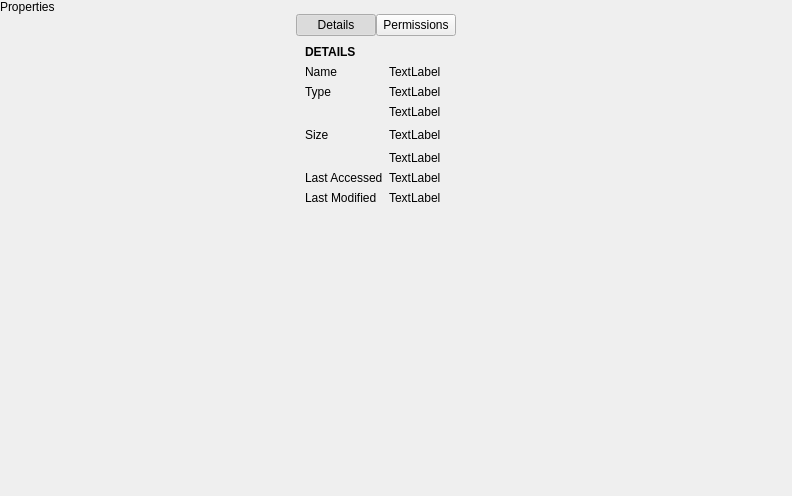
<?xml version="1.0" encoding="UTF-8"?>
<ui version="4.0">
 <class>ItemPropertiesPopover</class>
 <widget class="QWidget" name="ItemPropertiesPopover">
  <property name="geometry">
   <rect>
    <x>0</x>
    <y>0</y>
    <width>792</width>
    <height>496</height>
   </rect>
  </property>
  <property name="windowTitle">
   <string>Form</string>
  </property>
  <layout class="QVBoxLayout" name="verticalLayout">
   <property name="spacing">
    <number>0</number>
   </property>
   <property name="leftMargin">
    <number>0</number>
   </property>
   <property name="topMargin">
    <number>0</number>
   </property>
   <property name="rightMargin">
    <number>0</number>
   </property>
   <property name="bottomMargin">
    <number>0</number>
   </property>
   <item>
    <widget class="tTitleLabel" name="titleLabel">
     <property name="text">
      <string>Properties</string>
     </property>
    </widget>
   </item>
   <item alignment="Qt::AlignHCenter">
    <widget class="QWidget" name="tabSwitcher" native="true">
     <layout class="QHBoxLayout" name="horizontalLayout">
      <property name="spacing">
       <number>0</number>
      </property>
      <property name="leftMargin">
       <number>0</number>
      </property>
      <property name="topMargin">
       <number>0</number>
      </property>
      <property name="rightMargin">
       <number>0</number>
      </property>
      <property name="bottomMargin">
       <number>0</number>
      </property>
      <item>
       <widget class="QPushButton" name="detailsButton">
        <property name="text">
         <string>Details</string>
        </property>
        <property name="checkable">
         <bool>true</bool>
        </property>
        <property name="checked">
         <bool>true</bool>
        </property>
        <property name="autoExclusive">
         <bool>true</bool>
        </property>
       </widget>
      </item>
      <item>
       <widget class="QPushButton" name="permissionsButton">
        <property name="text">
         <string>Permissions</string>
        </property>
        <property name="checkable">
         <bool>true</bool>
        </property>
        <property name="autoExclusive">
         <bool>true</bool>
        </property>
       </widget>
      </item>
      <item>
       <spacer name="horizontalSpacer">
        <property name="orientation">
         <enum>Qt::Horizontal</enum>
        </property>
        <property name="sizeHint" stdset="0">
         <size>
          <width>40</width>
          <height>20</height>
         </size>
        </property>
       </spacer>
      </item>
     </layout>
    </widget>
   </item>
   <item alignment="Qt::AlignHCenter">
    <widget class="QStackedWidget" name="stackedWidget">
     <widget class="QWidget" name="detailsPage">
      <layout class="QGridLayout" name="gridLayout">
       <item row="6" column="0">
        <widget class="QLabel" name="label_6">
         <property name="text">
          <string>Last Accessed</string>
         </property>
        </widget>
       </item>
       <item row="8" column="0">
        <spacer name="verticalSpacer">
         <property name="orientation">
          <enum>Qt::Vertical</enum>
         </property>
         <property name="sizeHint" stdset="0">
          <size>
           <width>20</width>
           <height>40</height>
          </size>
         </property>
        </spacer>
       </item>
       <item row="0" column="0" colspan="2">
        <widget class="QLabel" name="label">
         <property name="font">
          <font>
           <weight>75</weight>
           <bold>true</bold>
          </font>
         </property>
         <property name="text">
          <string>DETAILS</string>
         </property>
        </widget>
       </item>
       <item row="4" column="0">
        <widget class="QLabel" name="label_4">
         <property name="text">
          <string>Size</string>
         </property>
        </widget>
       </item>
       <item row="7" column="1">
        <widget class="QLabel" name="fileModifiedLabel">
         <property name="text">
          <string>TextLabel</string>
         </property>
        </widget>
       </item>
       <item row="7" column="0">
        <widget class="QLabel" name="label_7">
         <property name="text">
          <string>Last Modified</string>
         </property>
        </widget>
       </item>
       <item row="1" column="0">
        <widget class="QLabel" name="label_2">
         <property name="text">
          <string>Name</string>
         </property>
        </widget>
       </item>
       <item row="1" column="1">
        <widget class="QLabel" name="filenameLabel">
         <property name="sizePolicy">
          <sizepolicy hsizetype="Expanding" vsizetype="Preferred">
           <horstretch>0</horstretch>
           <verstretch>0</verstretch>
          </sizepolicy>
         </property>
         <property name="text">
          <string notr="true">TextLabel</string>
         </property>
        </widget>
       </item>
       <item row="2" column="1">
        <widget class="QLabel" name="filetypeLabel">
         <property name="text">
          <string notr="true">TextLabel</string>
         </property>
        </widget>
       </item>
       <item row="2" column="0">
        <widget class="QLabel" name="label_3">
         <property name="text">
          <string>Type</string>
         </property>
        </widget>
       </item>
       <item row="5" column="1">
        <widget class="QLabel" name="filesizeBytesLabel">
         <property name="text">
          <string notr="true">TextLabel</string>
         </property>
        </widget>
       </item>
       <item row="6" column="1">
        <widget class="QLabel" name="fileAccessedLabel">
         <property name="text">
          <string>TextLabel</string>
         </property>
        </widget>
       </item>
       <item row="3" column="1">
        <widget class="QLabel" name="filemimeLabel">
         <property name="text">
          <string>TextLabel</string>
         </property>
        </widget>
       </item>
       <item row="4" column="1">
        <layout class="QHBoxLayout" name="horizontalLayout_2">
         <item>
          <widget class="QLabel" name="filesizeLabel">
           <property name="text">
            <string notr="true">TextLabel</string>
           </property>
          </widget>
         </item>
         <item>
          <widget class="tCircularSpinner" name="filesizeSpinner" native="true"/>
         </item>
         <item>
          <spacer name="horizontalSpacer_2">
           <property name="orientation">
            <enum>Qt::Horizontal</enum>
           </property>
           <property name="sizeHint" stdset="0">
            <size>
             <width>40</width>
             <height>20</height>
            </size>
           </property>
          </spacer>
         </item>
        </layout>
       </item>
      </layout>
     </widget>
     <widget class="QWidget" name="permissionsPage"/>
    </widget>
   </item>
  </layout>
 </widget>
 <customwidgets>
  <customwidget>
   <class>tTitleLabel</class>
   <extends>QLabel</extends>
   <header location="global">ttitlelabel.h</header>
   <slots>
    <signal>backButtonClicked()</signal>
   </slots>
  </customwidget>
  <customwidget>
   <class>tCircularSpinner</class>
   <extends>QWidget</extends>
   <header>tcircularspinner.h</header>
   <container>1</container>
  </customwidget>
 </customwidgets>
 <resources/>
 <connections/>
</ui>
